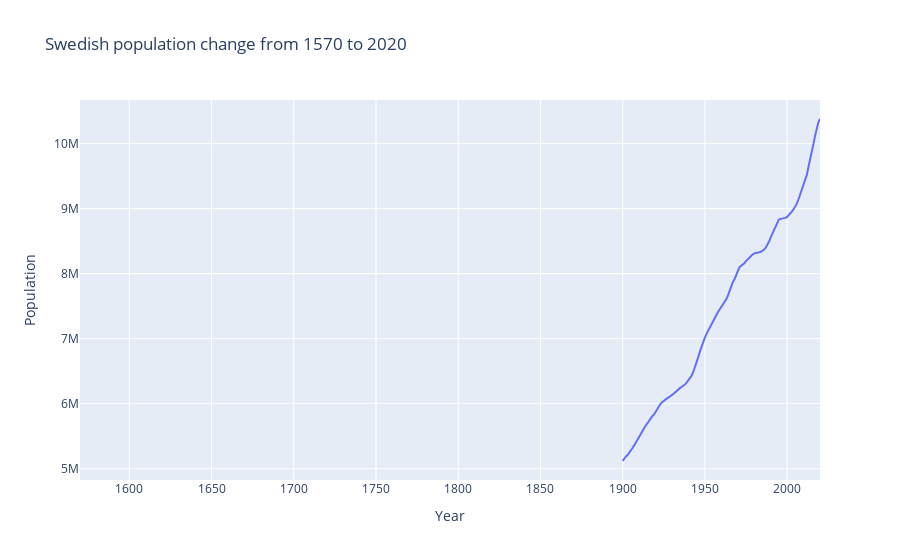

The cell this chart's notebook holds for it:
### Markdown cell above
# e) 
Draw a graph of population data from 1570-2020.

### Code cell
import plotly_express as px 

fig = px.line(sweden, x="År", y="Folkmängd", title=" Swedish population change from 1570 to 2020",
               labels={"År": "Year", "Folkmängd": "Population"},
               range_x=[1570,2020])
                 
fig.show()
